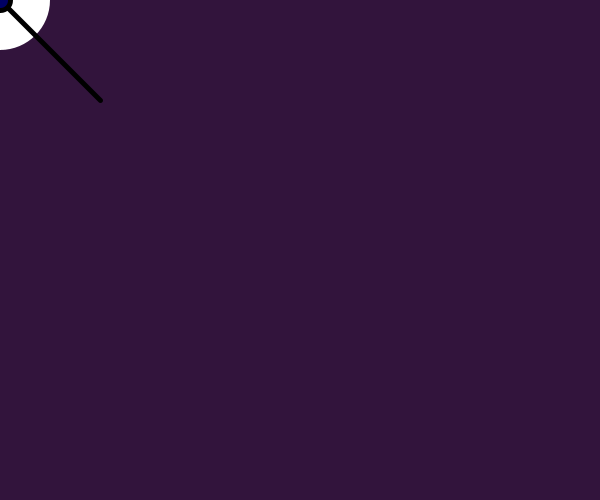
Frame 1 (no input)
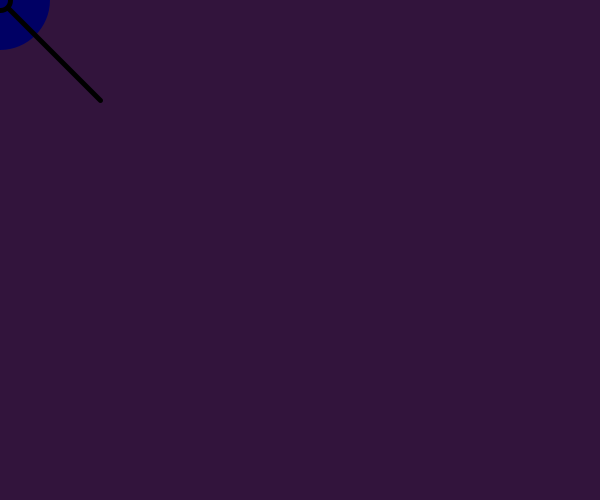
Frame 60 (the mouse pressed at the canvas centre just before this capture)
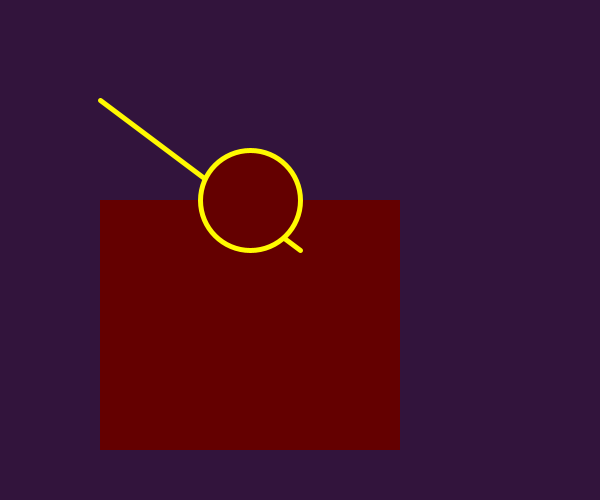
Frame 120 (the mouse held since frame 60 and released just before this capture)

The Processing sketch that drew these frames (run headless with seeded random() and noise(); from frame 60 on, the mouse is pressed at the canvas centre):

// Processing sketch: processing_86542
// ── processing_86542.pde

int RED = 50;
int BLUE = 60;
int GREEN = 20;
int ellipsesize = 120;

void setup(){
 size(600,500);
 background (RED, GREEN, BLUE);
}

void draw(){
  background (RED, GREEN, BLUE);
  println (mouseX + "" + mouseY); //gives mouse control over the associated co-ordinates
 // fill(30, 60, 20);
  noStroke (); //removes any stroke from the shapes
 
rect(100, 200, mouseX, mouseY);
ellipse(mouseX, mouseY, 100, 100);

strokeWeight (5);
stroke(mouseX, mouseY, mouseY-mouseX); //gives mouse movement control over colour
line(100, 100, mouseX, mouseY);
 
if (mouseX < width/2){
fill (0, 0, 100);
ellipse (mouseX, mouseY, 20, 20);

 }else{
  fill (100, 0, 0);
  ellipse (mouseY, 200, 100, 100);
 }
  
  
}
